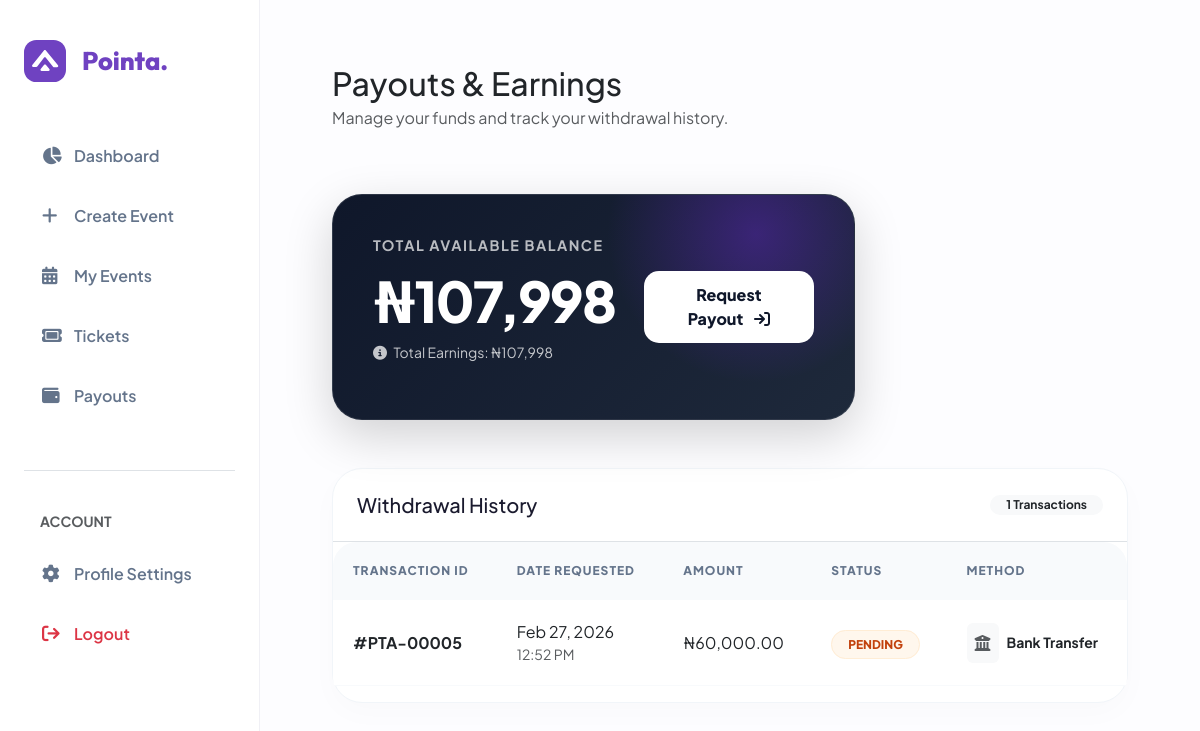
The page /org/payouts/ (signed in) on the database its author committed.
### events/models.py (models this page shows, shortened)
class Payout(models.Model):
    STATUS_CHOICES = (
        ('pending', 'Pending'),
        ('approved', 'Approved'),
        ('paid', 'Paid'),
        ('rejected', 'Rejected'),
    )
    organizer = models.ForeignKey(
        Organizer,
        on_delete=models.CASCADE,
        related_name='payouts'
    )
    amount = models.DecimalField(
        max_digits=10,
        decimal_places=2
    )
    status = models.CharField(
        max_length=20,
        choices=STATUS_CHOICES,
        default='pending'
    )
    reference = models.CharField(
        max_length=100,
        blank=True,
        null=True
    )
    created_at = models.DateTimeField(auto_now_add=True)

### events/views.py (the view, shortened to what this page needs)
# urls.py: path('org/payouts/', views.payouts, name='payouts'),
@login_required(login_url='organizer_login')  #  User must be logged in first
def payouts(request):
    if not hasattr(request.user, "organizer"):
        messages.error(request, "Only organizers can access payouts.")
        return redirect("home")
    organizer = request.user.organizer
    total_earnings = Order.objects.filter(
        event__organizer=organizer,  # Orders for this organizer's events
        status="paid"  # Only successful payments
    ).aggregate(
        total=Coalesce(
            Sum("total_amount"),  # Add up total_amount
            0,  # If no orders exist, return 0 instead of None
            output_field=DecimalField()
        )
    )["total"]
    total_paid_out = Payout.objects.filter(
        organizer=organizer,
        status="paid"
    ).aggregate(
        total=Coalesce(
            Sum("amount"),
            0,
            output_field=DecimalField()
        )
    )["total"]
    available_balance = total_earnings - total_paid_out
    payout_history = Payout.objects.filter(
        organizer=organizer
    ).order_by("-created_at")  # Show newest first
    context = {
        "available_balance": available_balance,
        "total_earnings": total_earnings,
        "payout_history": payout_history,
    }
    return render(request, "events/payouts.html", context)

### events/templates/events/payouts.html (shortened to what this page needs)
{%extends 'events/org_dashboard.html'%}
{%load humanize%}
{%load static%}
{%block content%}
<div class="container-fluid py-4">
    <div class="row mb-5">
        <div class="col-12">
            <h2 class="fw-800 text-dark mb-1">Payouts & Earnings</h2>
            <p class="text-muted">Manage your funds and track your withdrawal history.</p>
        </div>
    </div>
    <div class="row mb-5">
        <div class="col-lg-8">
            <div class="balance-card shadow-lg">
                <div class="row align-items-center">
                    <div class="col-md-7">
                        <span class="balance-label">Total Available Balance</span>
                        <h1 class="balance-amount">₦{{ available_balance|intcomma }}</h1>
                        <p class="mt-2 opacity-75 small">
                            <i class="fa-solid fa-circle-info me-1"></i>
                            Total Earnings: ₦{{ total_earnings|intcomma }}
                        </p>
                    </div>
                    <div class="col-md-5 text-md-end mt-4 mt-md-0">
                        <form method="POST">
                            <button type="submit" class="btn btn-payout" {% if available_balance <= 0 %}disabled{% endif %}>
                                Request Payout <i class="fa-solid fa-arrow-right-to-bracket ms-2"></i>
                            </button>
                        </form>
                    </div>
                </div>
            </div>
        </div>
    </div>
    <div class="row">
        <div class="col-12">
            <div class="history-card">
                <div class="d-flex justify-content-between align-items-center p-4 border-bottom">
                    <h5 class="fw-800 mb-0">Withdrawal History</h5>
                    <span class="badge bg-light text-dark rounded-pill px-3">{{ payout_history.count }} Transactions</span>
                </div>
                <div class="table-responsive">
                    <table class="table table-hover">
                        <thead>
                            <tr>
                                <th>Transaction ID</th>
                                <th>Date Requested</th>
                                <th>Amount</th>
                                <th>Status</th>
                                <th>Method</th>
                            </tr>
                        </thead>
                        <tbody>
                            {% for payout in payout_history %}
                            <tr>
                                <td>
                                    <span class="text-dark fw-bold">#PTA-{{ payout.id|stringformat:"05d" }}</span>
                                </td>
                                <td>
                                    <div class="text-dark fw-600">{{ payout.created_at|date:"M d, Y" }}</div>
                                    <div class="text-muted small">{{ payout.created_at|date:"h:i A" }}</div>
                                </td>
                                <td>
                                    <span class="fw-800 text-dark">₦{{ payout.amount|intcomma }}</span>
                                </td>
                                <td>
                                    <span class="status-badge status-{{ payout.status }}">
                                        {{ payout.status }}
                                    </span>
                                </td>
                                <td>
                                    <div class="d-flex align-items-center">
                                        <div class="bg-light rounded p-2 me-2">
                                            <i class="fa-solid fa-building-columns text-muted"></i>
                                        </div>
                                        <span class="small fw-bold">Bank Transfer</span>
                                    </div>
                                </td>
                            </tr>
                            {% endfor %}
                        </tbody>
                    </table>
                </div>
            </div>
        </div>
    </div>
</div>
{%endblock content%}

### rows shown on the page
Payout: id "00005", created_at "Feb 27, 2026", created_at "12:52 PM", amount "60,000.00", status "PENDING"

### other values the page prints
{{ available_balance|intcomma }} "107,998"
{{ total_earnings|intcomma }} "107,998"
{{ payout_history.count }} "1"
